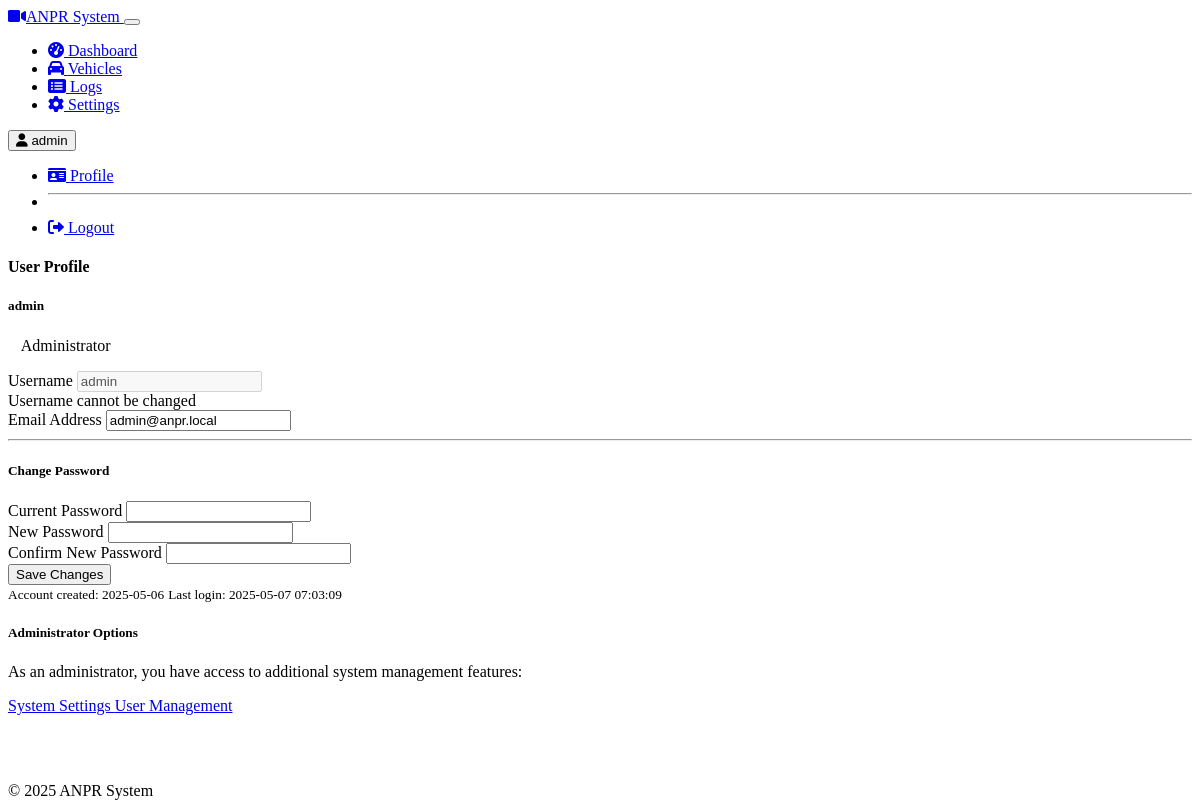
/auth/profile (signed in), run on an earlier commit of the app's database.
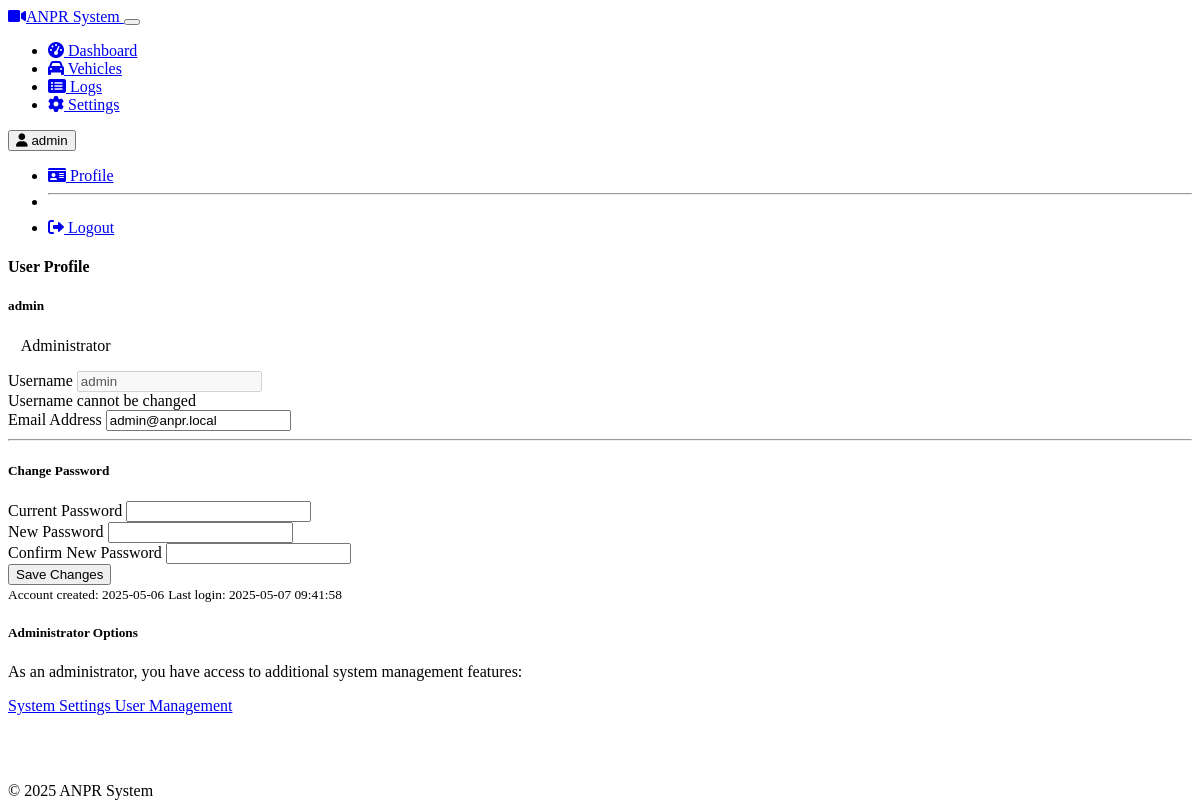
And on a later commit of the database.
### models.py (models this page shows)
class User(user_mixin_base, db.Model):
    id = db.Column(db.Integer, primary_key=True)
    username = db.Column(db.String(64), unique=True, nullable=False)
    email = db.Column(db.String(120), unique=True, nullable=False)
    password_hash = db.Column(db.String(256), nullable=False)
    is_admin = db.Column(db.Boolean, default=False)
    created_at = db.Column(db.DateTime, default=datetime.utcnow)
    last_login = db.Column(db.DateTime)

### routes/auth.py (the view, shortened to what this page needs)
@auth_bp.route('/profile', methods=['GET', 'POST'])
@login_required
def profile():
    return render_template('profile.html', current_year=datetime.now().year)

### templates/profile.html (shortened to what this page needs)
{% extends "base.html" %}
{% block content %}
<div class="col-md-8 offset-md-2">
    <div class="card shadow">
        <div class="card-header bg-primary text-white">
            <h4 class="mb-0">User Profile</h4>
        </div>
        <div class="card-body">
            <div class="row">
                <div class="col-md-4 text-center mb-4 mb-md-0">
                    <div class="p-3">
                        <h5 class="mt-3">{{ current_user.username }}</h5>
                        <p class="text-muted">
                            {% if current_user.is_admin %}
                            <span class="badge bg-danger">Administrator</span>
                            {% else %}
                            <span class="badge bg-secondary">Standard User</span>
                            {% endif %}
                        </p>
                    </div>
                </div>
                <div class="col-md-8">
                    <form method="POST" action="{{ url_with_token('auth.profile') }}">
                        <div class="mb-3">
                            <label for="username" class="form-label">Username</label>
                            <input type="text" class="form-control" id="username" value="{{ current_user.username }}" disabled>
                            <div class="form-text">Username cannot be changed</div>
                        </div>
                        <div class="mb-3">
                            <label for="email" class="form-label">Email Address</label>
                            <input type="email" class="form-control" id="email" name="email" value="{{ current_user.email }}">
                        </div>
                        <hr>
                        <h5>Change Password</h5>
                        <div class="mb-3">
                            <label for="current_password" class="form-label">Current Password</label>
                            <input type="password" class="form-control" id="current_password" name="current_password">
                        </div>
                        <div class="mb-3">
                            <label for="new_password" class="form-label">New Password</label>
                            <input type="password" class="form-control" id="new_password" name="new_password">
                        </div>
                        <div class="mb-3">
                            <label for="confirm_password" class="form-label">Confirm New Password</label>
                            <input type="password" class="form-control" id="confirm_password" name="confirm_password">
                        </div>
                        <div class="d-grid gap-2">
                            <button type="submit" class="btn btn-primary">
                                Save Changes
                            </button>
                        </div>
                    </form>
                </div>
            </div>
        </div>
        <div class="card-footer">
            <div class="d-flex justify-content-between align-items-center">
                <small class="text-muted">Account created: {{ current_user.created_at.strftime('%Y-%m-%d') }}</small>
                <small class="text-muted">Last login: {% if current_user.last_login %}{{ current_user.last_login.strftime('%Y-%m-%d %H:%M:%S') }}{% else %}Never{% endif %}</small>
            </div>
        </div>
    </div>
    {% if current_user.is_admin %}
    <div class="card mt-4">
        <div class="card-header bg-danger text-white">
            <h5 class="mb-0">Administrator Options</h5>
        </div>
        <div class="card-body">
            <p>As an administrator, you have access to additional system management features:</p>
            <div class="d-grid gap-2 d-md-flex">
                <a href="{{ url_with_token('dashboard.settings') }}" class="btn btn-outline-primary">
                    System Settings
                </a>
                <a href="{{ url_with_token('auth.users') }}" class="btn btn-outline-danger">
                    User Management
                </a>
            </div>
        </div>
    </div>
    {% endif %}
</div>
{% endblock %}

### templates/base.html (shortened to what the changed rows need)
<!DOCTYPE html>
<html lang="en" data-bs-theme="dark">
<head>
    <link rel="stylesheet" href="https://cdn.replit.com/agent/bootstrap-agent-dark-theme.min.css">
    <link rel="stylesheet" href="/static/css/custom.css">
    <link rel="stylesheet" href="https://cdnjs.cloudflare.com/ajax/libs/font-awesome/6.0.0/css/all.min.css">
</head>
<body>
    <nav class="navbar navbar-expand-md navbar-dark bg-dark mb-4">
        <div class="container-fluid">
            <div class="collapse navbar-collapse" id="navbarCollapse">
                <div class="d-flex">
                    {% if current_user is defined and current_user.is_authenticated %}
                    <div class="dropdown">
                        <button class="btn btn-outline-light dropdown-toggle" type="button" data-bs-toggle="dropdown">
                            <i class="fas fa-user me-1"></i> {{ current_user.username }}
                        </button>
                        <ul class="dropdown-menu dropdown-menu-end">
                            <li>
                                <a class="dropdown-item" href="{% if url_with_token is defined %}{{ url_with_token('auth.profile') }}{% else %}{{ url_for('auth.profile') }}{% endif %}">
                                    <i class="fas fa-id-card me-1"></i> Profile
                                </a>
                            </li>
                            <li><hr class="dropdown-divider"></li>
                            <li>
                                <a class="dropdown-item" href="{% if url_with_token is defined %}{{ url_with_token('auth.logout') }}{% else %}{{ url_for('auth.logout') }}{% endif %}">
                                    <i class="fas fa-sign-out-alt me-1"></i> Logout
                                </a>
                            </li>
                        </ul>
                    </div>
                    {% else %}
                    <a href="{% if url_with_token is defined %}{{ url_with_token('auth.login') }}{% else %}{{ url_for('auth.login') }}{% endif %}" class="btn btn-outline-light">
                        <i class="fas fa-sign-in-alt me-1"></i> Login
                    </a>
                    {% endif %}
                </div>
            </div>
        </div>
    </nav>
    <main class="container">
        {% block content %}{% endblock %}
    </main>
</body>
</html>

What changed in the data, as far as the page shows it:
changed User "admin": last_login "2025-05-07 07:03:09" → "2025-05-07 09:41:58"
